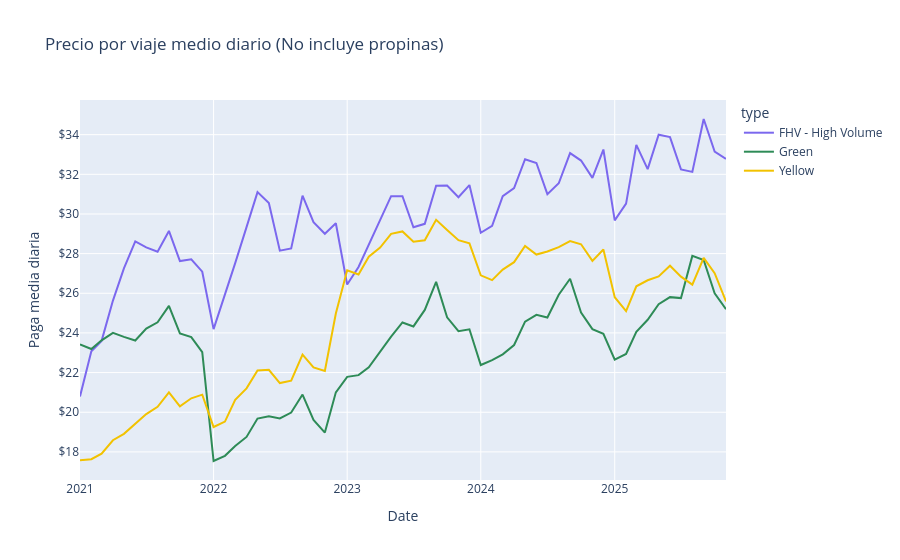

The notebook cell this image was saved under:
### Code cell
res3 = con.execute(f"""
WITH
daily_fhv AS (
  SELECT
    CAST(pickup_datetime AS DATE) AS day,
    AVG(total_amount) AS daily_avg
  FROM '{path_uber}'
  WHERE CAST(pickup_datetime AS DATE) >= DATE '2021-01-01'
    AND CAST(pickup_datetime AS DATE) <  DATE '2026-01-01'
  GROUP BY 1
),
monthly_fhv AS (
  SELECT
    CAST(date_trunc('month', day) AS DATE) AS month,
    AVG(daily_avg) AS monthly_avg,
    'FHV - High Volume' AS type
  FROM daily_fhv
  GROUP BY 1
),

daily_yellow AS (
  SELECT
    CAST(pickup_datetime AS DATE) AS day,
    AVG(total_amount) AS daily_avg
  FROM '{path_yellow}'
  WHERE CAST(pickup_datetime AS DATE) >= DATE '2021-01-01'
    AND CAST(pickup_datetime AS DATE) <  DATE '2026-01-01'
  GROUP BY 1
),
monthly_yellow AS (
  SELECT
    CAST(date_trunc('month', day) AS DATE) AS month,
    AVG(daily_avg) AS monthly_avg,
    'Yellow' AS type
  FROM daily_yellow
  GROUP BY 1
),

daily_green AS (
  SELECT
    CAST(pickup_datetime AS DATE) AS day,
    AVG(total_amount) AS daily_avg
  FROM '{path_green}'
  WHERE CAST(pickup_datetime AS DATE) >= DATE '2021-01-01'
    AND CAST(pickup_datetime AS DATE) <  DATE '2026-01-01'
  GROUP BY 1
),
monthly_green AS (
  SELECT
    CAST(date_trunc('month', day) AS DATE) AS month,
    AVG(daily_avg) AS monthly_avg,
    'Green' AS type
  FROM daily_green
  GROUP BY 1
)

SELECT * FROM monthly_fhv
WHERE month >= DATE '2021-01-01' AND month < DATE '2026-01-01'
UNION ALL
SELECT * FROM monthly_yellow
WHERE month >= DATE '2021-01-01' AND month < DATE '2025-12-01'
UNION ALL
SELECT * FROM monthly_green
WHERE month >= DATE '2021-01-01' AND month < DATE '2025-12-01'
ORDER BY month, type;
""").pl()


fig = px.line(
    res3,
    x="month",
    y="monthly_avg",
    color="type",
    title="Precio por viaje medio diario (No incluye propinas)",
    color_discrete_map=color_map,
)

fig.update_xaxes(dtick="M12", tickformat="%Y")
fig.update_layout(
    yaxis_tickprefix="$",
    yaxis_tickformat=",",   # 1,234.56 (cambia a ",.0f" si no quieres decimales)
)

fig.update_traces(
    hovertemplate="Date: %{x|%b %Y}<br>Paga media diaria: $%{y:,.2f}<extra>%{fullData.name}</extra>"
)

fig.update_layout(
    xaxis_title="Date",
    yaxis_title="Paga media diaria",
)

fig.show()

### Figure 1 — Plotly figure (JSON) as saved in the notebook; plotly's stock layout.template omitted (floating-point values rounded to 4 significant figures)
{"data": [{"hovertemplate": "Date: %{x|%b %Y}<br>Paga media diaria: $%{y:,.2f}<extra>%{fullData.name}</extra>", "legendgroup": "FHV - High Volume", "line": {"color": "#7B68EE", "dash": "solid"}, "marker": {"symbol": "circle"}, "mode": "lines", "name": "FHV - High Volume", "orientation": "v", "showlegend": true, "type": "scatter", "x": ["2021-01-01", "2021-02-01", "2021-03-01", "2021-04-01", "2021-05-01", "2021-06-01", "2021-07-01", "2021-08-01", "2021-09-01", "2021-10-01", "2021-11-01", "2021-12-01", "2022-01-01", "2022-02-01", "2022-03-01", "2022-04-01", "2022-05-01", "2022-06-01", "2022-07-01", "2022-08-01", "2022-09-01", "2022-10-01", "2022-11-01", "2022-12-01", "2023-01-01", "2023-02-01", "2023-03-01", "2023-04-01", "2023-05-01", "2023-06-01", "2023-07-01", "2023-08-01", "2023-09-01", "2023-10-01", "2023-11-01", "2023-12-01", "2024-01-01", "2024-02-01", "2024-03-01", "2024-04-01", "2024-05-01", "2024-06-01", "2024-07-01", "2024-08-01", "2024-09-01", "2024-10-01", "2024-11-01", "2024-12-01", "2025-01-01", "2025-02-01", "2025-03-01", "2025-04-01", "2025-05-01", "2025-06-01", "2025-07-01", "2025-08-01", "2025-09-01", "2025-10-01", "2025-11-01"], "xaxis": "x", "y": [20.8, 23.07, 23.6, 25.63, 27.25, 28.61, 28.32, 28.09, 29.14, 27.62, 27.72, 27.09, 24.19, 25.91, 27.52, 29.34, 31.1, 30.56, 28.15, 28.26, 30.93, 29.59, 29.0, 29.53, 26.44, 27.33, 28.46, 29.71, 30.9, 30.9, 29.33, 29.5, 31.43, 31.43, 30.84, 31.46, 29.05, 29.4, 30.89, 31.3, 32.76, 32.57, 31.0, 31.55, 33.07, 32.69, 31.82, 33.25, 29.68, 30.52, 33.49, 32.26, 33.99, 33.88, 32.25, 32.12, 34.79, 33.15, 32.78], "yaxis": "y"}, {"hovertemplate": "Date: %{x|%b %Y}<br>Paga media diaria: $%{y:,.2f}<extra>%{fullData.name}</extra>", "legendgroup": "Green", "line": {"color": "#2E8B57", "dash": "solid"}, "marker": {"symbol": "circle"}, "mode": "lines", "name": "Green", "orientation": "v", "showlegend": true, "type": "scatter", "x": ["2021-01-01", "2021-02-01", "2021-03-01", "2021-04-01", "2021-05-01", "2021-06-01", "2021-07-01", "2021-08-01", "2021-09-01", "2021-10-01", "2021-11-01", "2021-12-01", "2022-01-01", "2022-02-01", "2022-03-01", "2022-04-01", "2022-05-01", "2022-06-01", "2022-07-01", "2022-08-01", "2022-09-01", "2022-10-01", "2022-11-01", "2022-12-01", "2023-01-01", "2023-02-01", "2023-03-01", "2023-04-01", "2023-05-01", "2023-06-01", "2023-07-01", "2023-08-01", "2023-09-01", "2023-10-01", "2023-11-01", "2023-12-01", "2024-01-01", "2024-02-01", "2024-03-01", "2024-04-01", "2024-05-01", "2024-06-01", "2024-07-01", "2024-08-01", "2024-09-01", "2024-10-01", "2024-11-01", "2024-12-01", "2025-01-01", "2025-02-01", "2025-03-01", "2025-04-01", "2025-05-01", "2025-06-01", "2025-07-01", "2025-08-01", "2025-09-01", "2025-10-01", "2025-11-01"], "xaxis": "x", "y": [23.42, 23.19, 23.63, 24.0, 23.8, 23.62, 24.22, 24.54, 25.37, 23.97, 23.79, 23.03, 17.54, 17.8, 18.29, 18.76, 19.68, 19.8, 19.69, 19.98, 20.89, 19.61, 18.97, 21.0, 21.78, 21.87, 22.27, 23.06, 23.82, 24.53, 24.33, 25.16, 26.58, 24.79, 24.09, 24.18, 22.38, 22.63, 22.92, 23.39, 24.57, 24.92, 24.78, 25.93, 26.73, 25.03, 24.19, 23.95, 22.65, 22.94, 24.06, 24.66, 25.45, 25.81, 25.76, 27.89, 27.68, 26.0, 25.19], "yaxis": "y"}, {"hovertemplate": "Date: %{x|%b %Y}<br>Paga media diaria: $%{y:,.2f}<extra>%{fullData.name}</extra>", "legendgroup": "Yellow", "line": {"color": "#F2C200", "dash": "solid"}, "marker": {"symbol": "circle"}, "mode": "lines", "name": "Yellow", "orientation": "v", "showlegend": true, "type": "scatter", "x": ["2021-01-01", "2021-02-01", "2021-03-01", "2021-04-01", "2021-05-01", "2021-06-01", "2021-07-01", "2021-08-01", "2021-09-01", "2021-10-01", "2021-11-01", "2021-12-01", "2022-01-01", "2022-02-01", "2022-03-01", "2022-04-01", "2022-05-01", "2022-06-01", "2022-07-01", "2022-08-01", "2022-09-01", "2022-10-01", "2022-11-01", "2022-12-01", "2023-01-01", "2023-02-01", "2023-03-01", "2023-04-01", "2023-05-01", "2023-06-01", "2023-07-01", "2023-08-01", "2023-09-01", "2023-10-01", "2023-11-01", "2023-12-01", "2024-01-01", "2024-02-01", "2024-03-01", "2024-04-01", "2024-05-01", "2024-06-01", "2024-07-01", "2024-08-01", "2024-09-01", "2024-10-01", "2024-11-01", "2024-12-01", "2025-01-01", "2025-02-01", "2025-03-01", "2025-04-01", "2025-05-01", "2025-06-01", "2025-07-01", "2025-08-01", "2025-09-01", "2025-10-01", "2025-11-01"], "xaxis": "x", "y": [17.58, 17.63, 17.91, 18.59, 18.91, 19.43, 19.91, 20.27, 21.0, 20.3, 20.7, 20.89, 19.25, 19.53, 20.63, 21.21, 22.1, 22.14, 21.47, 21.59, 22.9, 22.26, 22.08, 24.98, 27.16, 26.95, 27.85, 28.3, 29.0, 29.12, 28.6, 28.67, 29.71, 29.2, 28.68, 28.52, 26.91, 26.66, 27.19, 27.57, 28.39, 27.95, 28.11, 28.32, 28.63, 28.47, 27.63, 28.21, 25.8, 25.1, 26.35, 26.66, 26.85, 27.39, 26.84, 26.44, 27.79, 27.02, 25.59], "yaxis": "y"}], "layout": {"legend": {"title": {"text": "type"}, "tracegroupgap": 0}, "title": {"text": "Precio por viaje medio diario (No incluye propinas)"}, "xaxis": {"anchor": "y", "domain": [0, 1], "dtick": "M12", "tickformat": "%Y", "title": {"text": "Date"}}, "yaxis": {"anchor": "x", "domain": [0, 1], "tickformat": ",", "tickprefix": "$", "title": {"text": "Paga media diaria"}}}}
